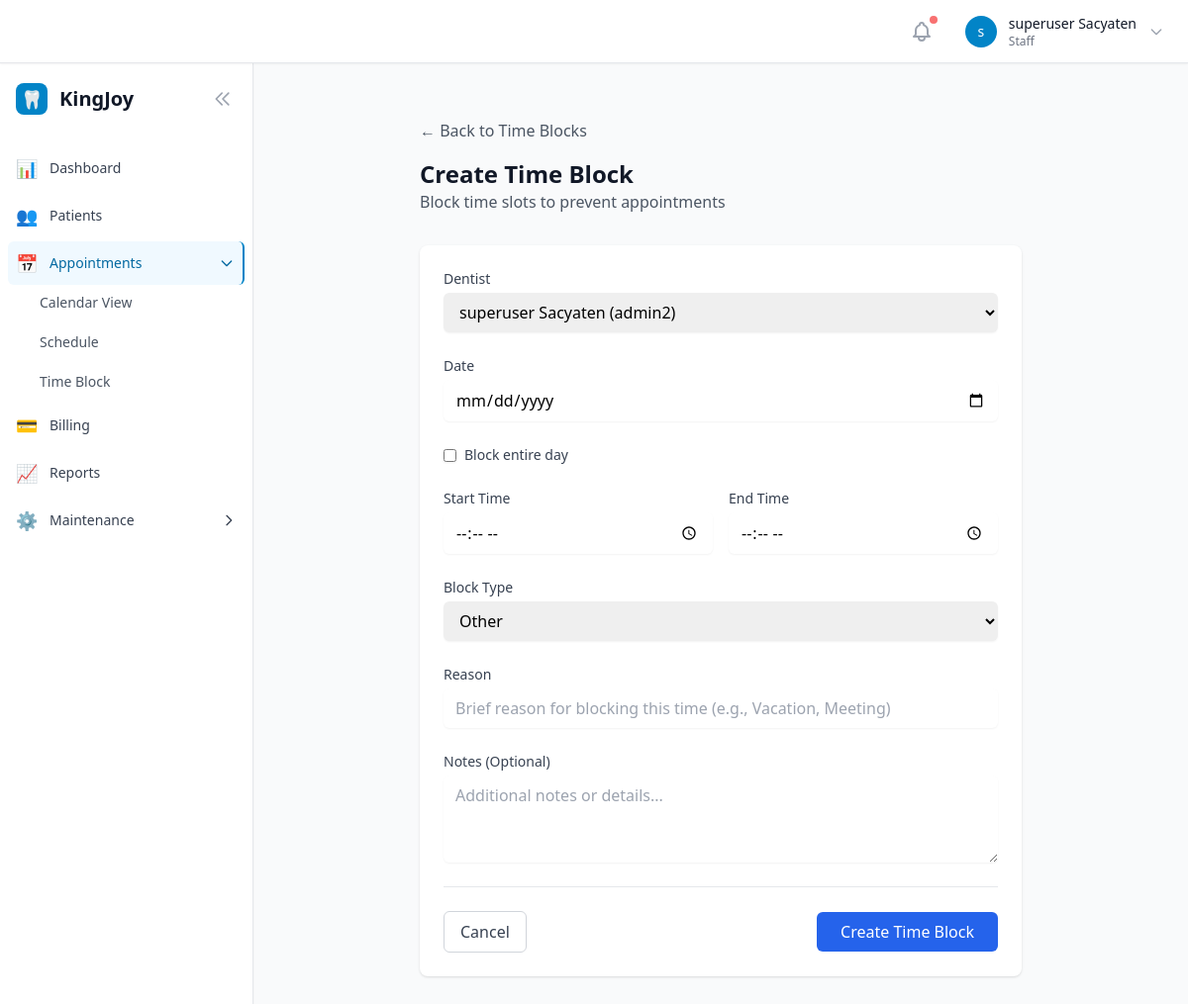
The app's page /appointments/time-blocks/create/ (signed in) with its own data.
### users/models.py (models this page shows, shortened)
class User(AbstractUser):
    role = models.ForeignKey(Role, on_delete=models.PROTECT, null=True, blank=True)
    phone = models.CharField(max_length=20, blank=True)
    is_active_dentist = models.BooleanField(default=False, help_text="Can accept appointments")
    created_at = models.DateTimeField(auto_now_add=True)
    updated_at = models.DateTimeField(auto_now=True)
    def __str__(self):
        return f"{self.get_full_name()} ({self.username})"
    def has_permission(self, module_name):
        if self.is_superuser:
            return True
        if not self.role or self.role.is_archived:  # Users with archived roles lose access
            return False
        return self.role.permissions.get(module_name, False)

class Role(models.Model):
    ADMIN = 'admin'
    DENTIST = 'dentist'
    STAFF = 'staff'
    ROLE_CHOICES = [
        (ADMIN, 'Admin'),
        (DENTIST, 'Dentist'),
        (STAFF, 'Staff'),
    ]
    name = models.CharField(max_length=50, unique=True)
    display_name = models.CharField(max_length=100)
    description = models.TextField(blank=True)
    permissions = models.JSONField(default=dict, help_text="Module permissions")
    is_default = models.BooleanField(default=False)
    is_archived = models.BooleanField(default=False, help_text="Archived roles are hidden from user assignment")
    created_at = models.DateTimeField(auto_now_add=True)
    updated_at = models.DateTimeField(auto_now=True)
    class Meta:
        ordering = ['name']

### appointments/schedule_views.py (the view, shortened to what this page needs)
# urls.py: path('time-blocks/create/', schedule_views.TimeBlockCreateView.as_view(), name='time_block_create'),
class TimeBlockCreateView(LoginRequiredMixin, CreateView):
    model = TimeBlock
    form_class = TimeBlockForm
    template_name = 'appointments/time_block_form.html'
    def dispatch(self, request, *args, **kwargs):
        if not request.user.has_permission('appointments'):
            messages.error(request, 'You do not have permission to access this page.')
            return redirect('core:dashboard')
        return super().dispatch(request, *args, **kwargs)
    def get_form_kwargs(self):
        kwargs = super().get_form_kwargs()
        kwargs['user'] = self.request.user
        return kwargs

### users/templatetags/user_tags.py (called while the page is built)
@register.filter
def has_permission(user, module_name):
    if not user or not user.is_authenticated:
        return False
    if user.is_superuser:
        return True
    if not hasattr(user, 'role') or not user.role:
        return False
    return user.role.permissions.get(module_name, False)

### templates/appointments/time_block_form.html (shortened to what this page needs)
{% extends 'base.html' %}
{% load static %}
{% block content %}
<div class="max-w-2xl mx-auto px-4 sm:px-6 lg:px-8 py-8">
    <div class="mb-8">
        <div class="flex items-center space-x-4 mb-4">
            <a href="{% url 'appointments:time_block_list' %}" class="text-gray-600 hover:text-gray-900 transition-colors">
                ← Back to Time Blocks
            </a>
        </div>
        <h1 class="text-2xl font-bold text-gray-900">
            {% if object %}Edit Time Block{% else %}Create Time Block{% endif %}
        </h1>
        <p class="text-gray-600">
            {% if object %}Update the time block details{% else %}Block time slots to prevent appointments{% endif %}
        </p>
    </div>
    <div class="bg-white rounded-lg shadow">
        <form method="post" class="p-6" x-data="{
            isFullDay: {% if object and object.is_full_day %}true{% else %}false{% endif %}
        }">
            <div class="space-y-6">
                <div>
                    <label class="block text-sm font-medium text-gray-700 mb-1">Dentist</label>
                    {{ form.dentist }}
                </div>
                <div>
                    <label class="block text-sm font-medium text-gray-700 mb-1">Date</label>
                    {{ form.date }}
                </div>
                <div>
                    <label class="flex items-center space-x-2">
                        {{ form.is_full_day }}
                        <span class="text-sm text-gray-700">Block entire day</span>
                    </label>
                </div>
                <div x-show="!isFullDay" class="grid grid-cols-1 md:grid-cols-2 gap-4">
                    <div>
                        <label class="block text-sm font-medium text-gray-700 mb-1">Start Time</label>
                        {{ form.start_time }}
                    </div>
                    <div>
                        <label class="block text-sm font-medium text-gray-700 mb-1">End Time</label>
                        {{ form.end_time }}
                    </div>
                </div>
                <div>
                    <label class="block text-sm font-medium text-gray-700 mb-1">Block Type</label>
                    {{ form.block_type }}
                </div>
                <div>
                    <label class="block text-sm font-medium text-gray-700 mb-1">Reason</label>
                    {{ form.reason }}
                </div>
                <div>
                    <label class="block text-sm font-medium text-gray-700 mb-1">Notes (Optional)</label>
                    {{ form.notes }}
                </div>
            </div>
            <div class="flex justify-between items-center pt-6 mt-6 border-t">
                <a
                    href="{% url 'appointments:time_block_list' %}"
                    class="px-4 py-2 text-gray-700 bg-white border border-gray-300 rounded-md hover:bg-gray-50 transition-colors"
                >
                    Cancel
                </a>
                <button
                    type="submit"
                    class="px-6 py-2 bg-blue-600 text-white rounded-md hover:bg-blue-700 transition-colors"
                >
                    {% if object %}Update Time Block{% else %}Create Time Block{% endif %}
                </button>
            </div>
        </form>
    </div>
</div>
{% endblock %}

### templates/base.html (shortened to what this page needs)
<!DOCTYPE html>
<html lang="en">
<head>
    <script src="https://cdn.tailwindcss.com"></script>
</head>
<body class="bg-gray-50 h-screen overflow-hidden" x-data="{ sidebarOpen: false, isMobile: window.innerWidth < 768 }" @resize.window="isMobile = window.innerWidth < 768">
    {% if user.is_authenticated %}
        <nav class="fixed top-0 left-0 right-0 bg-white border-b border-gray-200 shadow-sm z-40 h-16">
            <div class="flex items-center justify-between h-full px-4">
                <div class="flex items-center space-x-4">
                    <div class="relative" x-data="{ notificationOpen: false }">
                        <button @click="notificationOpen = !notificationOpen" class="p-2 text-gray-400 hover:text-gray-600 hover:bg-gray-100 rounded-full focus:outline-none focus:ring-2 focus:ring-primary-500 transition-colors duration-150">
                            <span class="absolute top-1 right-1 block h-2 w-2 rounded-full bg-red-400"></span>
                        </button>
                    </div>
                    <div class="relative" x-data="{ profileOpen: false }">
                        <button @click="profileOpen = !profileOpen" class="flex items-center space-x-3 p-2 text-gray-700 hover:bg-gray-100 rounded-lg focus:outline-none focus:ring-2 focus:ring-primary-500 transition-colors duration-150">
                            <div class="w-8 h-8 rounded-full bg-primary-600 flex items-center justify-center">
                                <span class="text-sm font-medium text-white">{{ user.first_name|first|default:user.username|first }}</span>
                            </div>
                            <div class="hidden sm:block text-left">
                                <p class="text-sm font-medium text-gray-900">{{ user.get_full_name|default:user.username }}</p>
                                <p class="text-xs text-gray-500">{{ user.role.display_name|default:"Staff" }}</p>
                            </div>
                            <svg class="hidden sm:block w-4 h-4 text-gray-400" fill="none" stroke="currentColor" viewBox="0 0 24 24">
                                <path stroke-linecap="round" stroke-linejoin="round" stroke-width="2" d="M19 9l-7 7-7-7"></path>
                            </svg>
                        </button>
                    </div>
                </div>
            </div>
        </nav>
        <div class="hidden md:flex md:flex-shrink-0 md:fixed md:inset-y-0 md:left-0 md:z-30 md:top-16">
            <div class="flex flex-col">
                <div class="flex flex-col h-full pt-5 pb-4 overflow-y-auto bg-white border-r border-gray-200 shadow-sm" :class="{ 'w-64': !collapsed, 'w-16': collapsed }" x-data="{ collapsed: false }">
                    <div class="flex items-center flex-shrink-0 px-4" :class="{ 'px-4': !collapsed, 'px-2': collapsed }">
                        <div class="flex items-center">
                            <div class="w-8 h-8 bg-primary-600 rounded-lg flex items-center justify-center">
                                <span class="text-white font-bold text-lg">🦷</span>
                            </div>
                            <h1 class="ml-3 text-xl font-bold text-gray-900 transition-opacity duration-200" :class="{ 'opacity-100': !collapsed, 'opacity-0 w-0 overflow-hidden': collapsed }" x-show="!collapsed">
                                KingJoy
                            </h1>
                        </div>
                        <button @click="collapsed = !collapsed" class="ml-auto p-1 rounded-md text-gray-400 hover:text-gray-600 hover:bg-gray-100 focus:outline-none focus:ring-2 focus:ring-primary-500">
                            <svg class="w-5 h-5 transform transition-transform duration-200" :class="{ 'rotate-180': collapsed }" fill="none" stroke="currentColor" viewBox="0 0 24 24">
                                <path stroke-linecap="round" stroke-linejoin="round" stroke-width="2" d="M11 19l-7-7 7-7m8 14l-7-7 7-7"></path>
                            </svg>
                        </button>
                    </div>
                    <nav class="mt-8 flex-1 px-2 space-y-1 pb-4">
                        <a href="{% url 'core:dashboard' %}" class="{% if request.resolver_match.url_name == 'dashboard' %}bg-primary-50 border-r-2 border-primary-600 text-primary-700{% else %}text-gray-700 hover:bg-gray-50{% endif %} group flex items-center px-2 py-2 text-sm font-medium rounded-md transition-colors duration-150">
                            <span class="mr-3 text-lg">📊</span>
                            <span :class="{ 'opacity-100': !collapsed, 'opacity-0 w-0 overflow-hidden': collapsed }" x-show="!collapsed">Dashboard</span>
                        </a>
                        <a href="{% url 'patients:patient_list' %}" class="{% if 'patients' in request.resolver_match.namespace %}bg-primary-50 border-r-2 border-primary-600 text-primary-700{% else %}text-gray-700 hover:bg-gray-50{% endif %} group flex items-center px-2 py-2 text-sm font-medium rounded-md transition-colors duration-150">
                            <span class="mr-3 text-lg">👥</span>
                            <span :class="{ 'opacity-100': !collapsed, 'opacity-0 w-0 overflow-hidden': collapsed }" x-show="!collapsed">Patients</span>
                        </a>
                        <div x-data="{ open: {% if 'appointments' in request.resolver_match.namespace %}true{% else %}false{% endif %} }">
                            <button @click="open = !open" class="{% if 'appointments' in request.resolver_match.namespace %}bg-primary-50 border-r-2 border-primary-600 text-primary-700{% else %}text-gray-700 hover:bg-gray-50{% endif %} group w-full flex items-center px-2 py-2 text-sm font-medium rounded-md transition-colors duration-150">
                                <span class="mr-3 text-lg">📅</span>
                                <span :class="{ 'opacity-100': !collapsed, 'opacity-0 w-0 overflow-hidden': collapsed }" x-show="!collapsed">Appointments</span>
                            </button>
                            <div x-show="open && !collapsed" x-collapse class="ml-6 space-y-1">
                                <a href="{% url 'appointments:appointment_calendar' %}" class="group flex items-center px-2 py-2 text-sm text-gray-600 hover:text-gray-900 hover:bg-gray-50 rounded-md">Calendar View</a>
                                <a href="{% url 'appointments:schedule_settings' %}" class="group flex items-center px-2 py-2 text-sm text-gray-600 hover:text-gray-900 hover:bg-gray-50 rounded-md">Schedule</a>
                                <a href="{% url 'appointments:time_block_list' %}" class="group flex items-center px-2 py-2 text-sm text-gray-600 hover:text-gray-900 hover:bg-gray-50 rounded-md">Time Block</a>
                            </div>
                        </div>
                        <a href="#" class="text-gray-700 hover:bg-gray-50 group flex items-center px-2 py-2 text-sm font-medium rounded-md transition-colors duration-150">
                            <span class="mr-3 text-lg">💳</span>
                            <span :class="{ 'opacity-100': !collapsed, 'opacity-0 w-0 overflow-hidden': collapsed }" x-show="!collapsed">Billing</span>
                        </a>
                        <a href="#" class="text-gray-700 hover:bg-gray-50 group flex items-center px-2 py-2 text-sm font-medium rounded-md transition-colors duration-150">
                            <span class="mr-3 text-lg">📈</span>
                            <span :class="{ 'opacity-100': !collapsed, 'opacity-0 w-0 overflow-hidden': collapsed }" x-show="!collapsed">Reports</span>
                        </a>
                        {% load user_tags %}
                        {% if user|has_permission:"maintenance" %}
                        <div x-data="{ open: {% if 'users' in request.resolver_match.namespace or 'services' in request.resolver_match.namespace or 'core' in request.resolver_match.namespace and request.resolver_match.url_name != 'dashboard' %}true{% else %}false{% endif %} }">
                            <button @click="open = !open" class="{% if 'users' in request.resolver_match.namespace or 'services' in request.resolver_match.namespace or 'core' in request.resolver_match.namespace and request.resolver_match.url_name != 'dashboard' %}bg-primary-50 border-r-2 border-primary-600 text-primary-700{% else %}text-gray-700 hover:bg-gray-50{% endif %} group w-full flex items-center px-2 py-2 text-sm font-medium rounded-md transition-colors duration-150">
                                <span class="mr-3 text-lg">⚙️</span>
                                <span :class="{ 'opacity-100': !collapsed, 'opacity-0 w-0 overflow-hidden': collapsed }" x-show="!collapsed">Maintenance</span>
                            </button>
                        </div>
                        {% endif %}
                    </nav>
                </div>
            </div>
        </div>
        <div class="flex flex-col h-screen pt-16" :class="{ 'md:ml-64': true }">
            <main class="flex-1 overflow-y-auto pb-20 md:pb-0">
                <div class="px-4 sm:px-6 lg:px-8 py-6">
                    {% block content %}
                    {% endblock %}
                </div>
            </main>
        </div>
    {% endif %}
</body>
</html>

### templates/appointments/time_block_form.html (style rules this page uses)
input, select, textarea { padding: 0.5rem 0.75rem; }

### records on screen
User: first_name|first "s", get_full_name "superuser Sacyaten", role.display_name "Staff"
